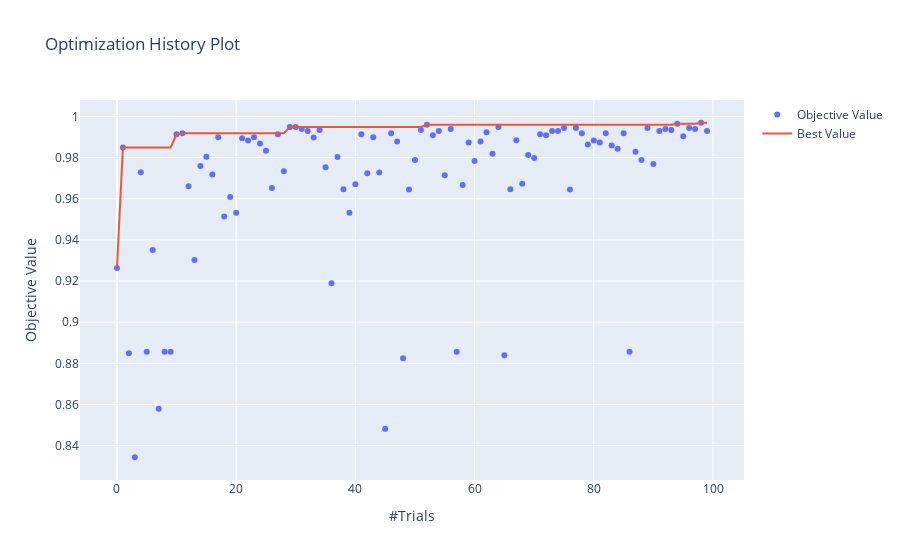

The code cell stored with this chart in its notebook:
### Code cell
# Plot optimization history
optuna.visualization.plot_optimization_history(study)
